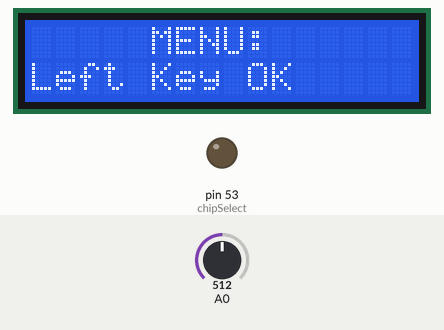
Recording of a sketch running on a simulated Arduino Mega 2560, built with avr-gcc and run on an emulated ATmega2560. Shown: 16×2 character LCD, output pins drawn as LEDs (lit = HIGH). The inputs (shaded band) are chosen by the test bench; at power-on: A0 = 512. Storage starts empty; what the sketch prints to the serial monitor is not drawn.

Above: at 1.2 s.
1.3 s: A0 set to 716
At 2.0 s:
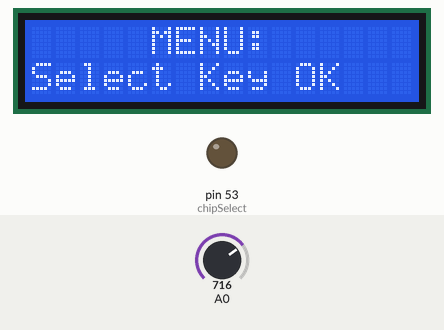
2.8 s: A0 set to 306
At 3.2 s:
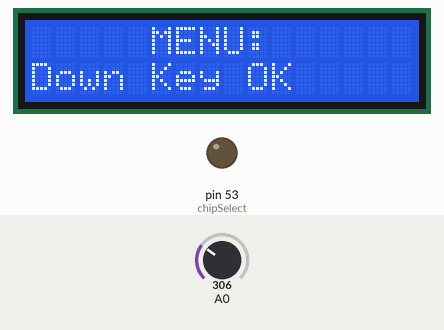
4.3 s: A0 set to 122
At 5.5 s:
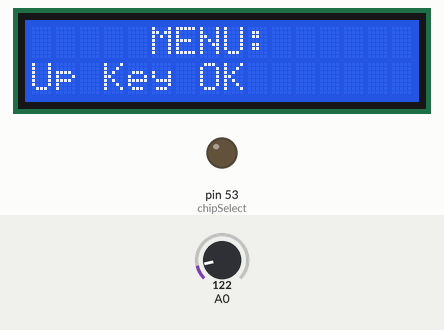
5.8 s: A0 set to 0
At 6.7 s:
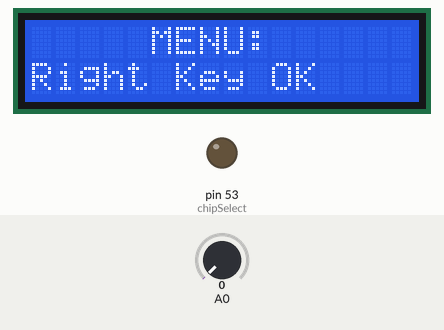
7.3 s: A0 set to 511
At 7.8 s:
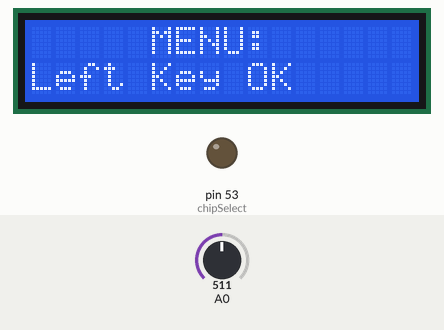
Timing chart, 0 to 9.8 s (numbered marks = the images above; inputs shaded):
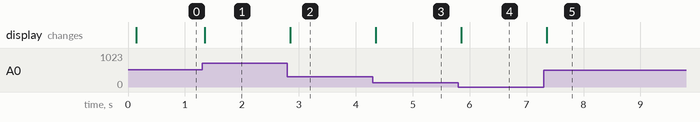

Measured:
- after the input at 1.3 s, the display: changes after 0.05 s (image 1)
- after the input at 2.8 s, the display: changes after 0.05 s (image 2)
- after the input at 4.3 s, the display: changes after 0.05 s (image 3)
- after the input at 5.8 s, the display: changes after 0.05 s (image 4)
- after the input at 7.3 s, the display: changes after 0.05 s (image 5)

The sketch:

LCD_keypad_shield_original.ino
```cpp
/*
 * LCD RS pin to digital pin 8
 * LCD Enable pin to digital pin 9
 * LCD D4 pin to digital pin 4
 * LCD D5 pin to digital pin 5
 * LCD D6 pin to digital pin 6
 * LCD D7 pin to digital pin 7
(
    D4-D7    -> LCD Data transmission
    D8       -> Reset pin
    D9       -> Enable pin
    D10      -> Backlight control
)

 Mega IO Expansion Shield V2
 1 microSD slot (SCK=52, MISO=50, MOSI=51 and SS=53)
 http://www.dfrobot.com/wiki/index.php/Mega_IO_Expansion_Shield_V2%28SKU:DFR0165%29

 Взаимодействие между микроконтроллером и SD-картой памяти осуществляется по шине SPI,
 объединяющей в себе выводы 11, 12 и 13 (на большинстве плат Ардуино),
 либо 50, 51 и 52 (на Arduino Mega).
 Помимо перечисленных, еще один вывод должен использоваться для активизации SD-карты.
 Для этого может использоваться как аппаратный вывод SS - вывод 10
 (на большинстве плат Ардуино) или вывод 53 (на Arduino Mega), так и любой другой вывод,
 указанный при вызове метода SD.begin(). Обратите внимание,
 что для корректной работы библиотеки SD, вывод SS должен быть сконфигурирован как выход,
 даже в тех случаях, когда он не используется.
  * SD card attached to SPI bus as follows:
 ** MOSI - pin 51
 ** MISO - pin 50
 ** CLK - pin 52
 ** CS - pin 53

 18b20 - tester
 sd - logger
 */

#include <SPI.h>
#include <SD.h>
#include <OneWire.h>
#include <DallasTemperature.h>
#include <LiquidCrystal.h>

// Data wire is plugged into port 2 on the Arduino
#define ONE_WIRE_BUS 2
#define TEMPERATURE_PRECISION 9

// Setup a oneWire instance to communicate with any OneWire devices (not just Maxim/Dallas temperature ICs)
OneWire oneWire(ONE_WIRE_BUS);

// Pass our oneWire reference to Dallas Temperature.
DallasTemperature sensors(&oneWire);

// Number of temperature devices found
int numberOfDevices;

// We'll use this variable to store a found device address
DeviceAddress tempDeviceAddress;

// Выбор чипа для SD
const int chipSelect = 53;

// initialize the library with the numbers of the interface pins
LiquidCrystal  lcd (8, 9, 4, 5, 6, 7);

//Key message
char msgs[5][15] = {"Right Key OK ",
                    "Up Key OK    ",
                    "Down Key OK  ",
                    "Left Key OK  ",
                    "Select Key OK"
                   };
int  adc_key_val[5] = {  30,
                         150,
                         360,
                         535,
                         760
                      };
int NUM_KEYS = 5;
int adc_key_in;
int key = -1;
int oldkey = -1;

void setup() {
  lcd.begin(16, 2);
  lcd.clear();
  lcd.setCursor(5, 0);           //line=0, x=0
  lcd.write("MENU:");
  lcd.setCursor(5, 1);           //line=1, x=0
  lcd.write("press a key");

  // Open serial communications and wait for port to open:
  Serial.begin(9600);
  while (!Serial) {
    ; // wait for serial port to connect. Needed for Leonardo only
  }
  Serial.print("Initializing SD card...");
  // make sure that the default chip select pin is set to
  // output, even if you don't use it:
  pinMode(chipSelect, OUTPUT);

  // see if the card is present and can be initialized:
  if (!SD.begin(chipSelect)) {
    Serial.println("Card failed, or not present");
    // don't do anything more:
    return;
  }
  Serial.println("card initialized.");

  lcd.setCursor(5, 1);           //line=1, x=5
  lcd.print("            ");
}
void loop() {
  adc_key_in = analogRead(0);    // читаем значение из аналогового входа
  key = get_key(adc_key_in);     // конвертируем в нажатие кнопки
  if (key != oldkey) {           // если книпка нажата
    delay(50);		         // ждем чтоб устранить дребезг
    adc_key_in = analogRead(0);  // читаем значение из аналогового входа
    key = get_key(adc_key_in);	 // конвертируем в нажатие кнопки
    if (key != oldkey) {
      oldkey = key;
      if (key >= 0) {
        lcd.setCursor(0, 2);     //line=2, x=0
        lcd.write(msgs[key]);
      }
    }
  }
}

// конвертируем аналоговое значение в код кнопки
int get_key(unsigned int input) {
  int k;
  for (k = 0; k < NUM_KEYS; k++) {
    if (input < adc_key_val[k]) {
      return k;
    }
  }
  if (k >= NUM_KEYS)
    k = -1;// пришло некорректное значение
  return k;
}
```
